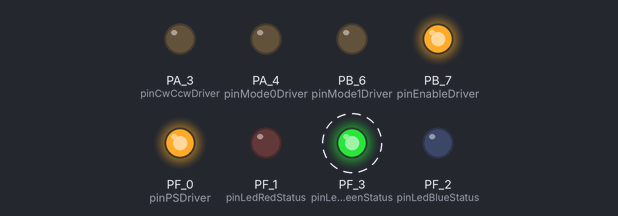
The sketch below on a simulated TI Tiva C LaunchPad. Shown: output pins drawn as LEDs (lit = HIGH). Dashed ring = blinking. Pins used as bus, display or sensor lines are not drawn.

Above: at 0.15 s.
At 88.62 s:
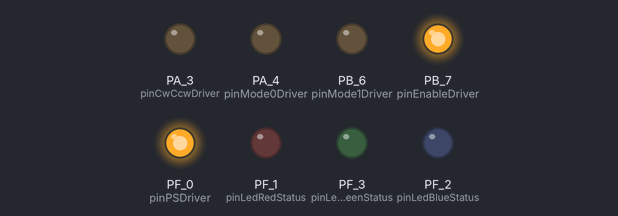
Timing chart, 0 to 88.9 s (numbered marks = the images above):
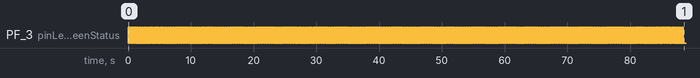

Measured:
- by itself, PF_3 (pinLedGreenStatus): alternates HIGH for 0.01 s and LOW for 0.01 s

The sketch:

LM4F_E012.ino
```cpp
/*******************************************************************************
 *
 *    Control de motor paso a paso con el driver BD63873EFV
 *
 *******************************************************************************
 * FileName:        LM4F_E012.ino
 * Processor:       EX-LM4F120XL
 * Complier:        Energia 1.6.10E18
 * Author:          Pedro Sánchez (MrChunckuee)
 * Blog:            http://mrchunckuee.blogspot.com/
 * Email:           mrchunckuee.psr@gmail.com
 * Description:     Este ejemplo es un testo para control de un motor paso a paso
 *                  con el driver BD63873EFV, ambos rescatados de una vieja impresora
 *******************************************************************************
 * Rev.         Date            Comment
 *   v0.0.0     25/03/2019      Creación del firmware
 ******************************************************************************/

#define pinButton1        PUSH1
#define pinLedRedStatus   RED_LED
#define pinLedGreenStatus GREEN_LED
#define pinLedBlueStatus  BLUE_LED
#define pinClkDriver      PA_2
#define pinCwCcwDriver    PA_3
#define pinMode0Driver    PA_4
#define pinMode1Driver    PB_6
#define pinEnableDriver   PB_7
#define pinPSDriver       PF_0

// Variables will change:
int ledState = LOW;             // ledState used to set the LED
long previousMillis = 0;        // will store last time LED was updated
long interval = 10;           // interval at which to blink (milliseconds)

void setup() {
  pinMode(pinButton1, INPUT_PULLUP);
  pinMode(pinLedRedStatus, OUTPUT);
  pinMode(pinLedGreenStatus, OUTPUT);
  pinMode(pinLedBlueStatus, OUTPUT);
  pinMode(pinClkDriver, OUTPUT);
  pinMode(pinCwCcwDriver, OUTPUT);
  pinMode(pinMode0Driver, OUTPUT);
  pinMode(pinMode1Driver, OUTPUT);
  pinMode(pinEnableDriver, OUTPUT);
  pinMode(pinPSDriver, OUTPUT);

  //Init default driver
  digitalWrite(pinCwCcwDriver, LOW); //Clockwise
  digitalWrite(pinMode0Driver, LOW); //Full step
  digitalWrite(pinMode1Driver, LOW); //Full step
  digitalWrite(pinEnableDriver, HIGH); //Active
  digitalWrite(pinPSDriver, HIGH); //Active
}

void loop() {
    unsigned long currentMillis = millis();
    if(currentMillis - previousMillis > interval) {
      // save the last time you blinked the LED
      previousMillis = currentMillis;
      // if the LED is off turn it on and vice-versa:
      if (ledState == LOW)
        ledState = HIGH;
      else
        ledState = LOW;
      // set the LED with the ledState of the variable:
      digitalWrite(pinLedGreenStatus, ledState);
      digitalWrite(pinClkDriver, ledState);
      }
}
```
